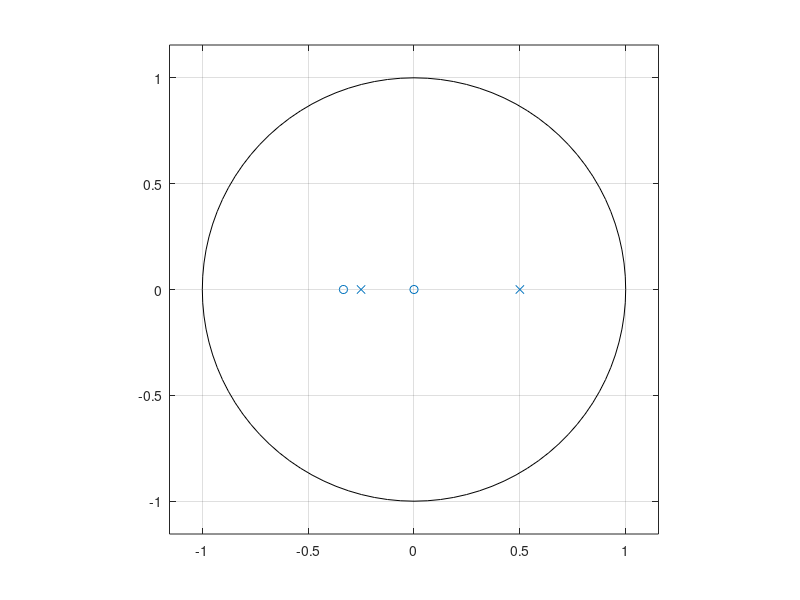
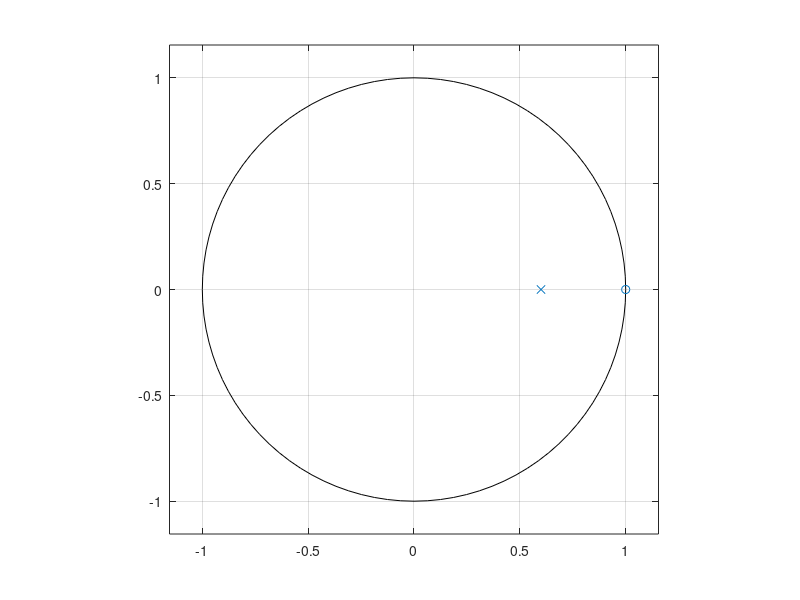
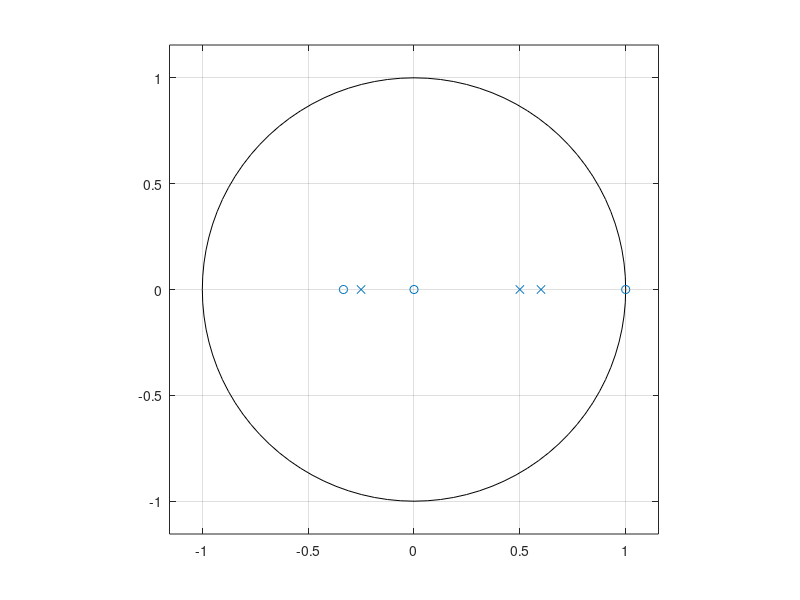
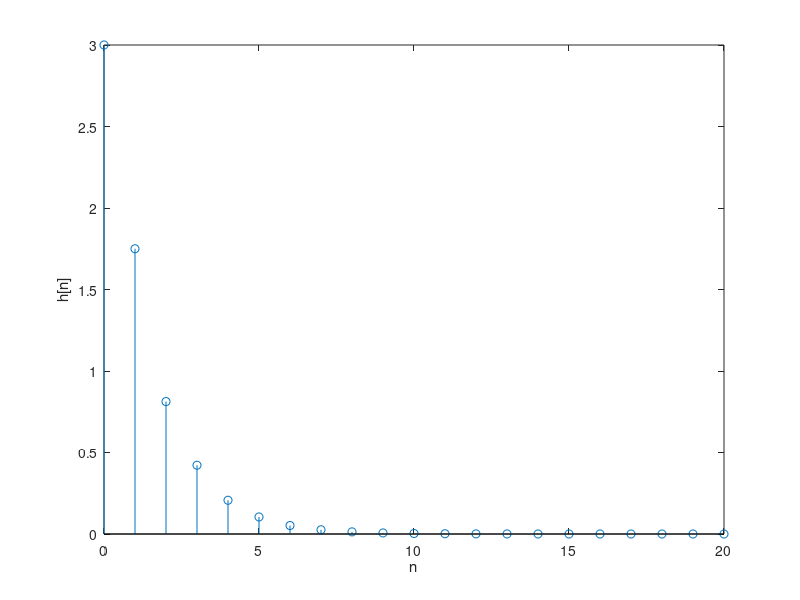

MATLAB code for these plots, in order:
b1 = [3 1];
a1 = [1 -0.25 -0.125];
[h n1] = impz(b1,a1);

b2 = [1 -1];
a2 = [1 -0.6];
[x n2] = impz(b2,a2);

b3 = [3 -2 -1];
a3 = [1 -0.85 0.025 0.075];
[y n3] = impz(b3,a3);

figure(1)
zplane(b1,a1);

figure(2)
zplane(b2,a2);

figure(3)
zplane(b3,a3);

figure(4)
stem(n1,h);
xlabel('n');
ylabel('h[n]');

figure(5)
stem(n3,y);
xlabel('n');
ylabel('y[n]');
